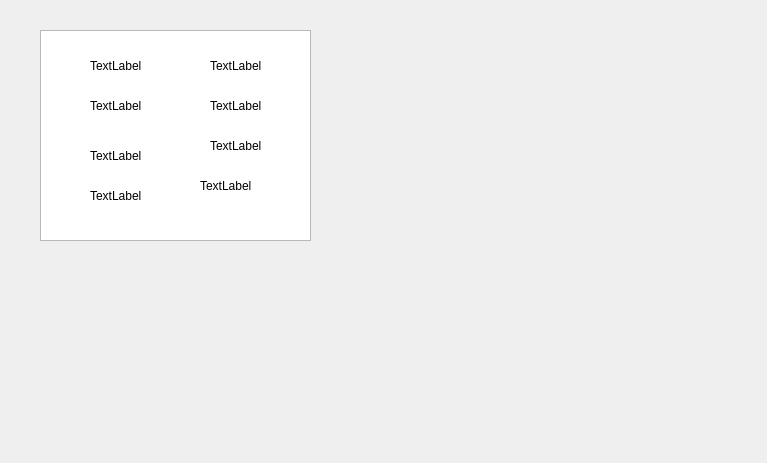
<?xml version="1.0" encoding="UTF-8"?>
<ui version="4.0">
 <class>FloorMap</class>
 <widget class="QWidget" name="FloorMap">
  <property name="geometry">
   <rect>
    <x>0</x>
    <y>0</y>
    <width>767</width>
    <height>463</height>
   </rect>
  </property>
  <property name="windowTitle">
   <string>Form</string>
  </property>
  <widget class="QLabel" name="label">
   <property name="geometry">
    <rect>
     <x>90</x>
     <y>60</y>
     <width>54</width>
     <height>12</height>
    </rect>
   </property>
   <property name="text">
    <string>TextLabel</string>
   </property>
  </widget>
  <widget class="QTextBrowser" name="textBrowser">
   <property name="geometry">
    <rect>
     <x>40</x>
     <y>30</y>
     <width>271</width>
     <height>211</height>
    </rect>
   </property>
  </widget>
  <widget class="QLabel" name="label_2">
   <property name="geometry">
    <rect>
     <x>210</x>
     <y>60</y>
     <width>54</width>
     <height>12</height>
    </rect>
   </property>
   <property name="text">
    <string>TextLabel</string>
   </property>
  </widget>
  <widget class="QLabel" name="label_3">
   <property name="geometry">
    <rect>
     <x>90</x>
     <y>100</y>
     <width>54</width>
     <height>12</height>
    </rect>
   </property>
   <property name="text">
    <string>TextLabel</string>
   </property>
  </widget>
  <widget class="QLabel" name="label_4">
   <property name="geometry">
    <rect>
     <x>210</x>
     <y>100</y>
     <width>54</width>
     <height>12</height>
    </rect>
   </property>
   <property name="text">
    <string>TextLabel</string>
   </property>
  </widget>
  <widget class="QLabel" name="label_5">
   <property name="geometry">
    <rect>
     <x>90</x>
     <y>150</y>
     <width>54</width>
     <height>12</height>
    </rect>
   </property>
   <property name="text">
    <string>TextLabel</string>
   </property>
  </widget>
  <widget class="QLabel" name="label_6">
   <property name="geometry">
    <rect>
     <x>210</x>
     <y>140</y>
     <width>54</width>
     <height>12</height>
    </rect>
   </property>
   <property name="text">
    <string>TextLabel</string>
   </property>
  </widget>
  <widget class="QLabel" name="label_7">
   <property name="geometry">
    <rect>
     <x>90</x>
     <y>190</y>
     <width>54</width>
     <height>12</height>
    </rect>
   </property>
   <property name="text">
    <string>TextLabel</string>
   </property>
  </widget>
  <widget class="QLabel" name="label_8">
   <property name="geometry">
    <rect>
     <x>200</x>
     <y>180</y>
     <width>54</width>
     <height>12</height>
    </rect>
   </property>
   <property name="text">
    <string>TextLabel</string>
   </property>
  </widget>
  <zorder>textBrowser</zorder>
  <zorder>label</zorder>
  <zorder>label_2</zorder>
  <zorder>label_3</zorder>
  <zorder>label_4</zorder>
  <zorder>label_5</zorder>
  <zorder>label_6</zorder>
  <zorder>label_7</zorder>
  <zorder>label_8</zorder>
 </widget>
 <resources/>
 <connections/>
</ui>
